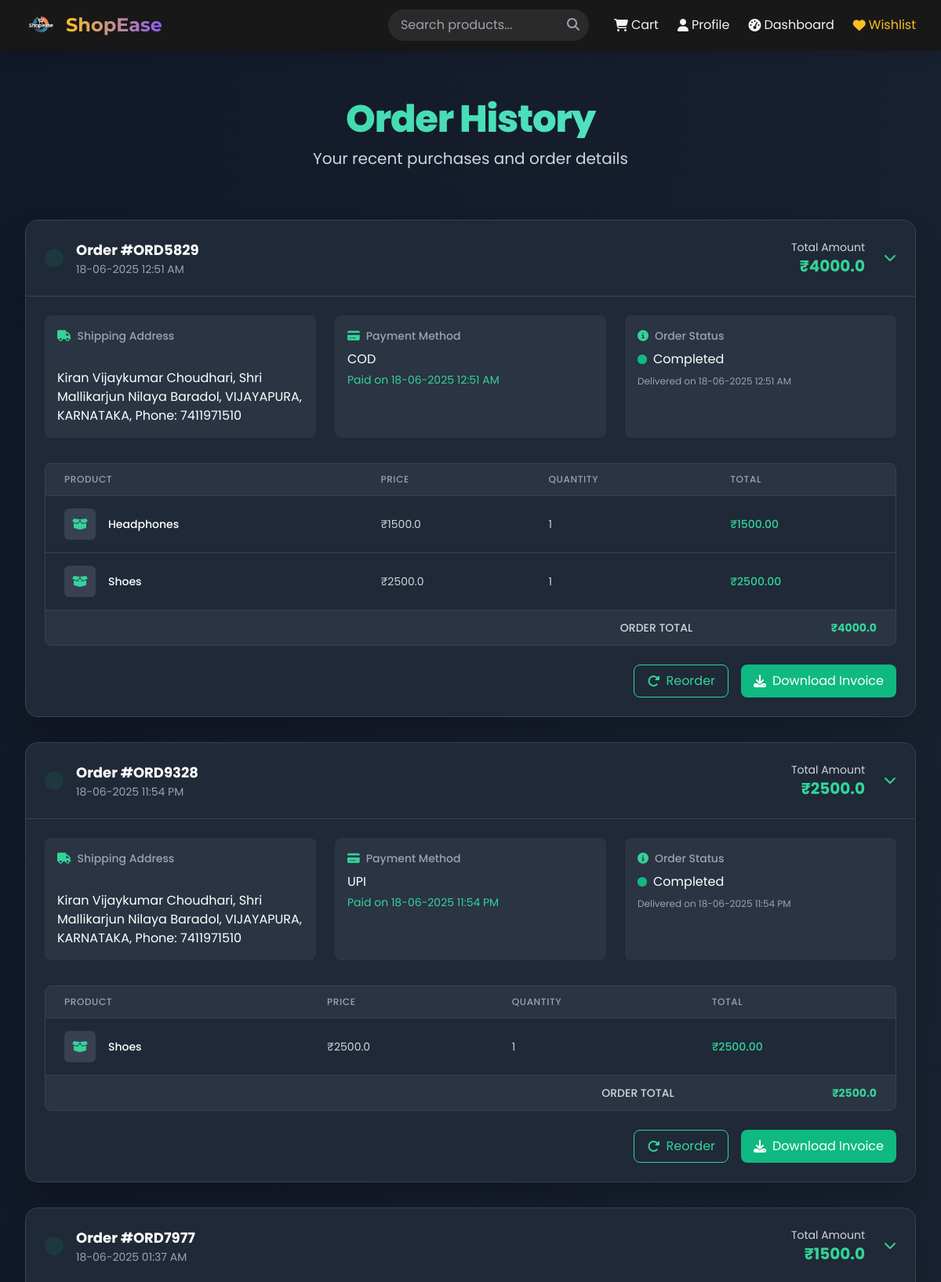
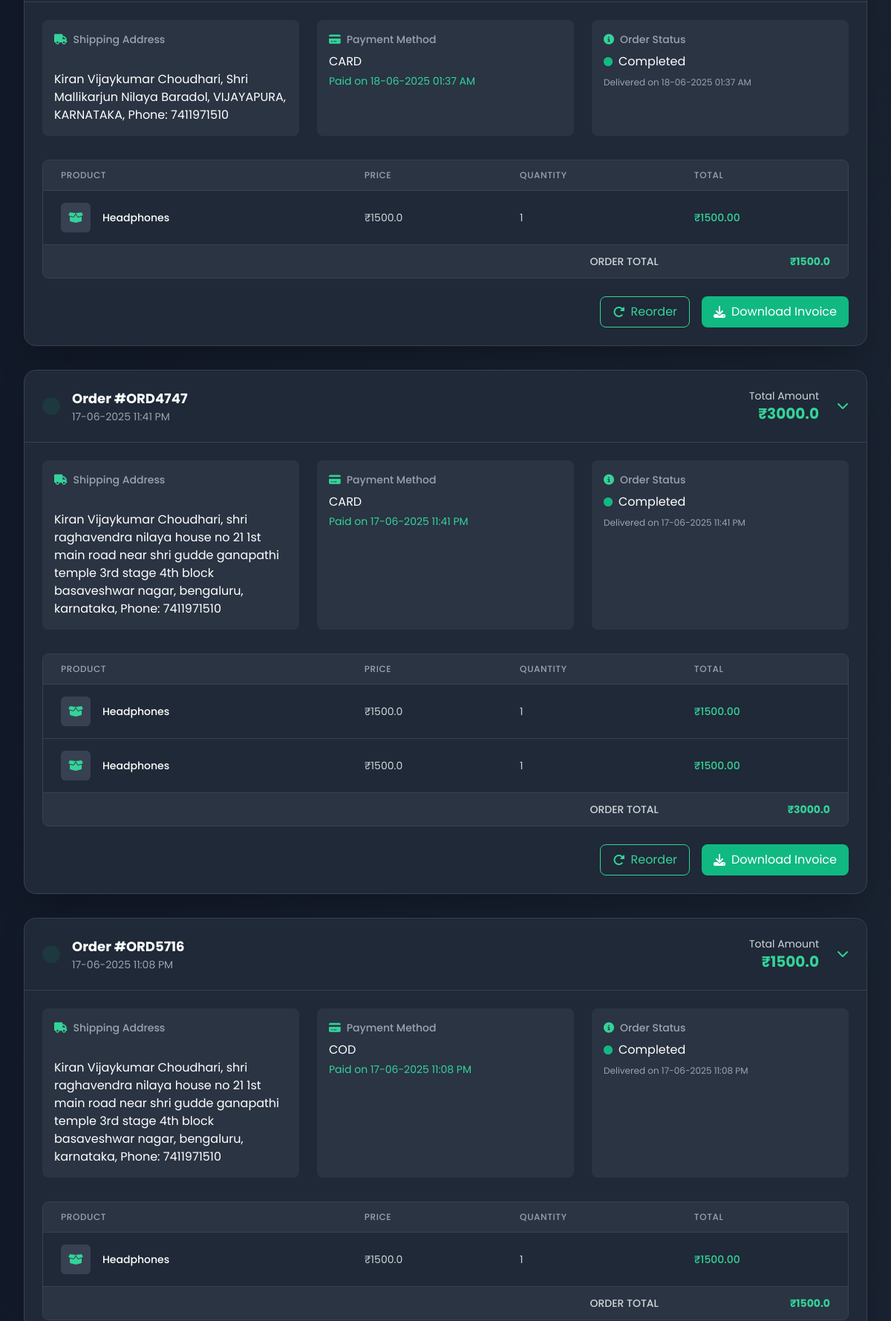
The app's page /orders (signed in, upper part) with its own data (2 pictures, top to bottom).
### tables this page shows
CREATE TABLE orders (
    id INTEGER PRIMARY KEY AUTOINCREMENT,
    order_id TEXT,
    user_id INTEGER,
    items TEXT,  -- JSON string of product details
    shipping_address TEXT,  -- formatted address
    payment_method TEXT,
    total REAL,
    order_date TEXT
, date TEXT, address TEXT);

CREATE TABLE order_items (
    id INTEGER PRIMARY KEY AUTOINCREMENT,
    order_id TEXT,
    product_name TEXT,
    quantity INTEGER,
    price REAL
);

### app.py (the view)
@app.route('/orders')
def orders():
    if 'user_id' not in session:
        return redirect(url_for('login'))
    user_id = session['user_id']
    conn = sqlite3.connect('database/app.db')
    conn.row_factory = sqlite3.Row
    c = conn.cursor()
    c.execute(
        "SELECT * FROM orders WHERE user_id = ? ORDER BY date DESC", (user_id,))
    orders = c.fetchall()
    order_list = []
    for order in orders:
        order_id = order['order_id']
        c.execute("""
            SELECT product_name, price, quantity
            FROM order_items
            WHERE order_id = ?
        """, (order_id,))
        items = c.fetchall()
        shipping_address = order['shipping_address']
        order_dict = {
            "order_id": order['order_id'],
            "user_id": order['user_id'],
            "shipping_address": shipping_address,  # ✅ keep as string
            "payment_method": order['payment_method'],
            "total": order['total'],
            "order_date": order['order_date'],
            "date": order['date'],
            "items": [
                {"name": item['product_name'], "price": item['price'],
                 "quantity": item['quantity']}
                for item in items
            ]
        }
        order_list.append(order_dict)
    conn.close()
    return render_template("orders.html", orders=order_list)

### app.py (called while the page is built)
@app.context_processor
def inject_products():
    try:
        products = fetch_all_products()[:6]
    except:
        products = []
    return {'products': products}

### core/db_helper.py (called while the page is built)
def get_db_connection():
    conn = sqlite3.connect(DB_PATH)
    conn.row_factory = sqlite3.Row
    return conn

def fetch_all_products():
    conn = get_db_connection()
    cursor = conn.execute("SELECT * FROM products")
    products = cursor.fetchall()
    conn.close()
    return products

### templates/orders.html (shortened to what this page needs)
{% extends 'layout.html' %}
{% block content %}
<link href="https://cdnjs.cloudflare.com/ajax/libs/animate.css/4.1.1/animate.min.css" rel="stylesheet">
<link rel="stylesheet" href="https://cdnjs.cloudflare.com/ajax/libs/font-awesome/6.4.0/css/all.min.css">
<div class="min-h-screen bg-gradient-to-br from-gray-900 to-gray-800 py-12 px-4 sm:px-6 lg:px-8 text-white">
  <div class="max-w-7xl mx-auto">
    <div class="text-center mb-16 animate__animated animate__fadeInDown">
      <h1 class="mt-4 text-4xl font-extrabold tracking-tight bg-clip-text text-transparent bg-gradient-to-r from-emerald-400 to-teal-300 sm:text-5xl">
      </h1>
      <p class="mt-3 max-w-2xl mx-auto text-xl text-gray-300">
        Your recent purchases and order details
      </p>
    </div>
    {% if orders %}
    <div class="space-y-8">
      {% for order in orders %}
      <div
        class="relative bg-gray-800 rounded-2xl shadow-2xl overflow-hidden border border-gray-700 hover:border-emerald-400/30 transition-all duration-300 transform hover:-translate-y-1"
        x-data="{expanded: false}"
        x-intersect="$el.classList.add('animate__animated', 'animate__fadeInUp')"
      >
        <div
          class="p-6 cursor-pointer flex flex-col sm:flex-row justify-between items-start sm:items-center"
          @click="expanded = !expanded"
        >
          <div class="flex items-center space-x-4">
            <div class="p-3 rounded-full bg-emerald-500/10">
            </div>
            <div>
              <h2 class="text-lg font-bold text-white">Order #{{ order.order_id }}</h2>
              <p class="text-sm text-gray-400">{{ order.date }}</p>
            </div>
          </div>
          <div class="mt-3 sm:mt-0 flex items-center space-x-6">
            <div class="text-right">
              <p class="text-sm text-gray-300">Total Amount</p>
              <p class="text-xl font-bold text-emerald-400">₹{{ order.total }}</p>
            </div>
            <div class="text-emerald-400 transition-transform duration-300" :class="{'rotate-180': expanded}">
              <i class="fas fa-chevron-down"></i>
            </div>
          </div>
        </div>
        <div
          class="border-t border-gray-700 overflow-hidden transition-all duration-500 ease-in-out"
          x-show="expanded"
          x-collapse
        >
          <div class="p-6">
            <div class="grid grid-cols-1 md:grid-cols-3 gap-6 mb-8">
              <div class="bg-gray-700/50 p-4 rounded-lg">
                <h3 class="text-sm font-medium text-gray-400 mb-2 flex items-center">
  <i class="fas fa-truck mr-2 text-emerald-400"></i>
  Shipping Address
</h3>
{% if order.shipping_address %}
  <p class="text-white whitespace-pre-line">
    {{ order.shipping_address }}
  </p>
{% else %}
  <p class="text-gray-400 italic">Not provided</p>
{% endif %}
              </div>
              <div class="bg-gray-700/50 p-4 rounded-lg">
                <h3 class="text-sm font-medium text-gray-400 mb-2 flex items-center">
                  <i class="fas fa-credit-card mr-2 text-emerald-400"></i>
                  Payment Method
                </h3>
                <p class="text-white">{{ order.payment_method }}</p>
                <p class="text-sm text-emerald-400 mt-1">Paid on {{ order.date }}</p>
              </div>
              <div class="bg-gray-700/50 p-4 rounded-lg">
                <h3 class="text-sm font-medium text-gray-400 mb-2 flex items-center">
                  <i class="fas fa-info-circle mr-2 text-emerald-400"></i>
                  Order Status
                </h3>
                <div class="flex items-center">
                  <span class="relative flex h-3 w-3 mr-2">
                    <span class="relative inline-flex rounded-full h-3 w-3 bg-emerald-500"></span>
                  </span>
                  <span class="text-white">Completed</span>
                </div>
                <p class="text-xs text-gray-400 mt-2">Delivered on {{ order.date }}</p>
              </div>
            </div>
            <div class="overflow-hidden rounded-lg border border-gray-700">
              <table class="min-w-full divide-y divide-gray-700">
                <thead class="bg-gray-700/50">
                  <tr>
                    <th scope="col" class="px-6 py-3 text-left text-xs font-medium text-gray-400 uppercase tracking-wider">Product</th>
                    <th scope="col" class="px-6 py-3 text-left text-xs font-medium text-gray-400 uppercase tracking-wider">Price</th>
                    <th scope="col" class="px-6 py-3 text-left text-xs font-medium text-gray-400 uppercase tracking-wider">Quantity</th>
                    <th scope="col" class="px-6 py-3 text-left text-xs font-medium text-gray-400 uppercase tracking-wider">Total</th>
                  </tr>
                </thead>
                <tbody class="bg-gray-800 divide-y divide-gray-700">
                  {% for item in order["items"] %}
                  <tr class="hover:bg-gray-700/50 transition-colors duration-200">
                    <td class="px-6 py-4 whitespace-nowrap">
                      <div class="flex items-center">
                        <div class="flex-shrink-0 h-10 w-10 bg-gray-700 rounded-md flex items-center justify-center mr-4">
                          <i class="fas fa-box-open text-emerald-400"></i>
                        </div>
                        <div class="text-sm font-medium text-white">{{ item.name }}</div>
                      </div>
                    </td>
                    <td class="px-6 py-4 whitespace-nowrap text-sm text-gray-300">₹{{ item.price }}</td>
                    <td class="px-6 py-4 whitespace-nowrap text-sm text-gray-300">{{ item.quantity }}</td>
                    <td class="px-6 py-4 whitespace-nowrap text-sm font-medium text-emerald-400">₹{{ '%.2f'|format(item.price * item.quantity) }}</td>
                  </tr>
                  {% endfor %}
                </tbody>
                <tfoot class="bg-gray-700/50">
                  <tr>
                    <td colspan="3" class="px-6 py-3 text-right text-sm font-medium text-gray-300 uppercase">Order Total</td>
                    <td class="px-6 py-3 text-right text-sm font-bold text-emerald-400">₹{{ order.total }}</td>
                  </tr>
                </tfoot>
              </table>
            </div>
            <div class="mt-6 flex flex-col sm:flex-row justify-end space-y-3 sm:space-y-0 sm:space-x-4">
              <button class="px-4 py-2 border border-emerald-400 text-emerald-400 rounded-lg hover:bg-emerald-400/10 transition-colors duration-200 flex items-center justify-center">
                <i class="fas fa-redo-alt mr-2"></i> Reorder
              </button>
              <button class="px-4 py-2 bg-emerald-500 text-white rounded-lg hover:bg-emerald-600 transition-colors duration-200 flex items-center justify-center">
                <i class="fas fa-download mr-2"></i> Download Invoice
              </button>
            </div>
          </div>
        </div>
      </div>
      {% endfor %}
    </div>
    {% endif %}
  </div>
</div>
{% endblock %}

### records on screen
orders: order_id "ORD5829", date "18-06-2025 12:51 AM", total "4000.0", shipping_address "Kiran Vijaykumar Choudhari, Shri Mallikarjun Nilaya Baradol, VIJAYAPURA, KARNATAKA, Phone: 7411971510", payment_method "COD"
order_items: name "Headphones", price "1500.0", quantity "1", item.price*item.quantity "1500.00"
order_items: name "Shoes", price "2500.0", quantity "1", item.price*item.quantity "2500.00"
orders: order_id "ORD9328", date "18-06-2025 11:54 PM", total "2500.0", shipping_address "Kiran Vijaykumar Choudhari, Shri Mallikarjun Nilaya Baradol, VIJAYAPURA, KARNATAKA, Phone: 7411971510", payment_method "UPI"
order_items: name "Shoes", price "2500.0", quantity "1", item.price*item.quantity "2500.00"
orders: order_id "ORD7977", date "18-06-2025 01:37 AM", total "1500.0", shipping_address "Kiran Vijaykumar Choudhari, Shri Mallikarjun Nilaya Baradol, VIJAYAPURA, KARNATAKA, Phone: 7411971510", payment_method "CARD"
order_items: name "Headphones", price "1500.0", quantity "1", item.price*item.quantity "1500.00"
orders: order_id "ORD4747", date "17-06-2025 11:41 PM", total "3000.0", shipping_address "Kiran Vijaykumar Choudhari, shri raghavendra nilaya house no 21 1st main road near shri gudde ganapathi temple 3rd stage 4th block basaveshwar nagar, bengaluru, karnataka, Phone: 7411971510", payment_method "CARD"
order_items: name "Headphones", price "1500.0", quantity "1", item.price*item.quantity "1500.00"
order_items: name "Headphones", price "1500.0", quantity "1", item.price*item.quantity "1500.00"
orders: order_id "ORD5716", date "17-06-2025 11:08 PM", total "1500.0", shipping_address "Kiran Vijaykumar Choudhari, shri raghavendra nilaya house no 21 1st main road near shri gudde ganapathi temple 3rd stage 4th block basaveshwar nagar, bengaluru, karnataka, Phone: 7411971510", payment_method "COD"
order_items: name "Headphones", price "1500.0", quantity "1", item.price*item.quantity "1500.00"
